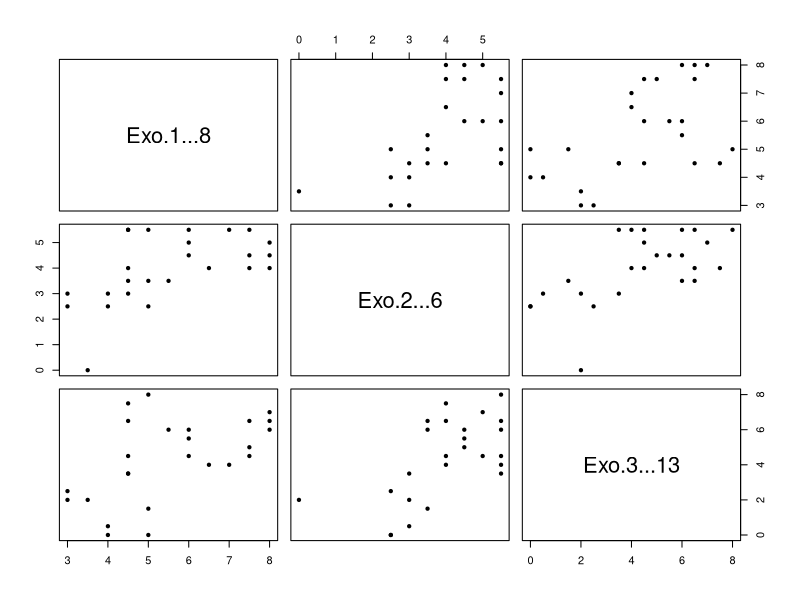
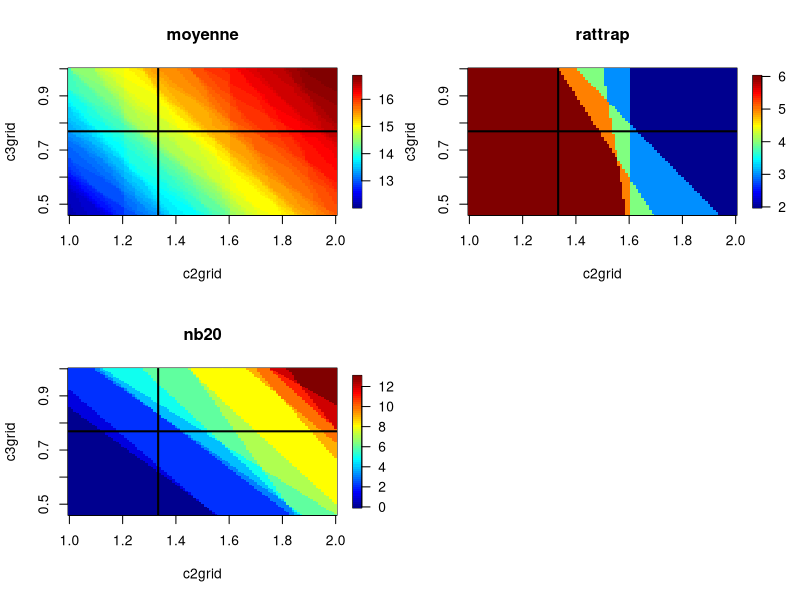
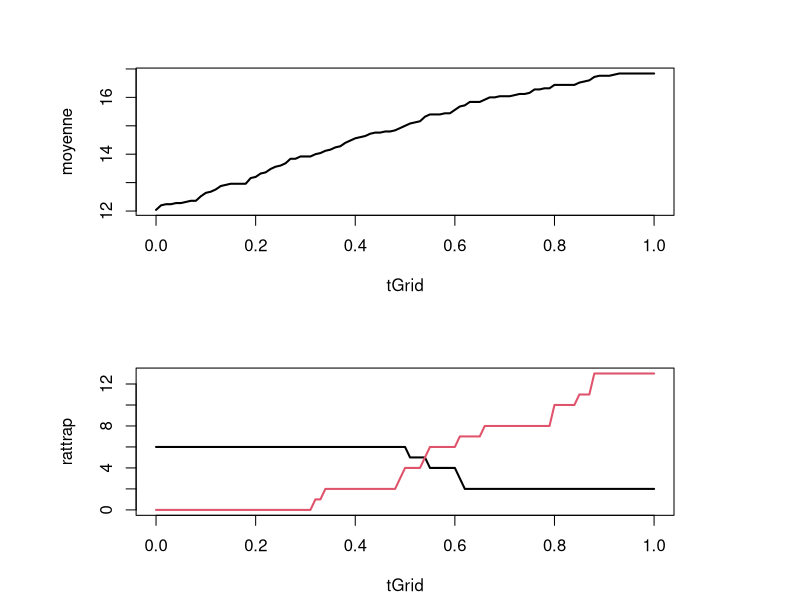

Write the R code that produced these figures, in order.
# Notes ENS-L3-2025-26

rm(list=ls()); par(mfrow=c(1, 1), pch=20)
library(fields)

# Notes
notes <- read.csv(file='NotesENS-L3-2025-26.csv', sep=';', header=TRUE)
rownames(notes) <- notes[, 2]; notes <- as.matrix(notes[, c(3:5)])
head(notes)
plot(as.data.frame(notes))

# Coefs
coefs <- c(4/4, 4/3, 10/13)

# Grille
gridNb <- 101
c2grid <- seq(1, 6/3, length.out=gridNb)
c3grid <- seq(6/13, 1, length.out=gridNb)
moyenne <- rattrap <- nb20 <- matrix(NA, gridNb, gridNb)
for(i in 1:gridNb){for(j in 1:gridNb){
  tmp <- ceiling(notes %*% c(coefs[1], c2grid[i], c3grid[j]))
  tmp[which(tmp > 20)] <- 20
  moyenne[i, j] <- mean(tmp, na.rm=TRUE)
  rattrap[i, j] <- sum(tmp<10, na.rm=TRUE)
  nb20[i, j] <- sum(tmp>=20, na.rm=TRUE)
}}
par(mfrow=c(2, 2))
image.plot(c2grid, c3grid, moyenne, main='moyenne'); abline(v=coefs[2], h=coefs[3], lwd=2)
image.plot(c2grid, c3grid, rattrap, main='rattrap'); abline(v=coefs[2], h=coefs[3], lwd=2)
image.plot(c2grid, c3grid, nb20, main='nb20'); abline(v=coefs[2], h=coefs[3], lwd=2)

# Ligne
tGrid <- seq(0, 1, length.out=gridNb)
moyenne <- rattrap <- nb20 <- rep(NA, gridNb)
for(i in 1:gridNb){
  c2 <- min(c2grid) + tGrid[i] * diff(range(c2grid))
  c3 <- min(c3grid) + tGrid[i] * diff(range(c3grid))
  tmp <- ceiling(notes %*% c(coefs[1], c2, c3))
  tmp[which(tmp > 20)] <- 20
  moyenne[i] <- mean(tmp, na.rm=TRUE)
  rattrap[i] <- sum(tmp<10, na.rm=TRUE)
  nb20[i] <- sum(tmp>=20, na.rm=TRUE)
}
par(mfrow=c(2, 1))
plot(tGrid, moyenne, type='l', lwd=2)
plot(tGrid, rattrap, type='l', lwd=2, ylim=range(c(rattrap, nb20), na.rm=TRUE))
lines(tGrid, nb20, type='l', lwd=2, col=2)

# Notes finales
# t <- 0.3
# coefs <- c(coefs[1], min(c2grid)+t*diff(range(c2grid)), min(c3grid)+t*diff(range(c3grid)))
coefs*c(8, 6, 13)
finale <- ceiling(notes %*% coefs)
finale[which(finale > 20)] <- 20
print(c(mean(finale, na.rm=TRUE), median(finale, na.rm=TRUE), sum(finale>=20, na.rm=TRUE), sum(finale<10, na.rm=TRUE)))
